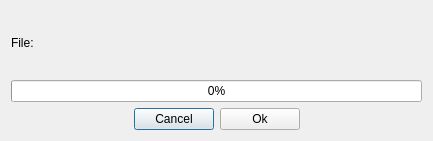
<?xml version="1.0" encoding="UTF-8"?>
<ui version="4.0">
 <class>ReceiveFileDialog</class>
 <widget class="QDialog" name="ReceiveFileDialog">
  <property name="geometry">
   <rect>
    <x>0</x>
    <y>0</y>
    <width>433</width>
    <height>141</height>
   </rect>
  </property>
  <property name="windowTitle">
   <string>Receiving file</string>
  </property>
  <layout class="QVBoxLayout" name="verticalLayout">
   <item>
    <layout class="QHBoxLayout" name="horizontalLayout">
     <item>
      <widget class="QLabel" name="label">
       <property name="text">
        <string>File:</string>
       </property>
      </widget>
     </item>
     <item>
      <widget class="QLabel" name="lblFilename">
       <property name="text">
        <string/>
       </property>
      </widget>
     </item>
    </layout>
   </item>
   <item>
    <widget class="QProgressBar" name="pbTransfer">
     <property name="value">
      <number>0</number>
     </property>
    </widget>
   </item>
   <item>
    <layout class="QHBoxLayout" name="horizontalLayout_2">
     <item>
      <spacer name="horizontalSpacer">
       <property name="orientation">
        <enum>Qt::Horizontal</enum>
       </property>
       <property name="sizeHint" stdset="0">
        <size>
         <width>40</width>
         <height>20</height>
        </size>
       </property>
      </spacer>
     </item>
     <item>
      <widget class="QPushButton" name="pbCancel">
       <property name="text">
        <string>Cancel</string>
       </property>
      </widget>
     </item>
     <item>
      <widget class="QPushButton" name="pbOk">
       <property name="text">
        <string>Ok</string>
       </property>
      </widget>
     </item>
     <item>
      <spacer name="horizontalSpacer_2">
       <property name="orientation">
        <enum>Qt::Horizontal</enum>
       </property>
       <property name="sizeHint" stdset="0">
        <size>
         <width>40</width>
         <height>20</height>
        </size>
       </property>
      </spacer>
     </item>
    </layout>
   </item>
  </layout>
 </widget>
 <resources/>
 <connections>
  <connection>
   <sender>pbCancel</sender>
   <signal>pressed()</signal>
   <receiver>ReceiveFileDialog</receiver>
   <slot>reject()</slot>
   <hints>
    <hint type="sourcelabel">
     <x>172</x>
     <y>110</y>
    </hint>
    <hint type="destinationlabel">
     <x>216</x>
     <y>70</y>
    </hint>
   </hints>
  </connection>
  <connection>
   <sender>pbOk</sender>
   <signal>pressed()</signal>
   <receiver>ReceiveFileDialog</receiver>
   <slot>accept()</slot>
   <hints>
    <hint type="sourcelabel">
     <x>260</x>
     <y>110</y>
    </hint>
    <hint type="destinationlabel">
     <x>216</x>
     <y>70</y>
    </hint>
   </hints>
  </connection>
 </connections>
</ui>
